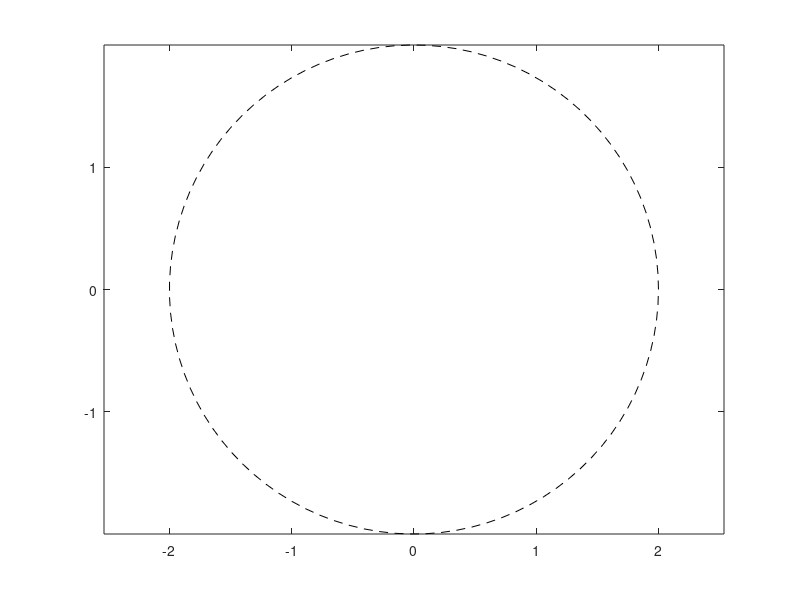

Here is the MATLAB script that generated this plot:
%% Ejercicio 14

% Representación de circunferencia centro orgigen (0,0) y radio 2


t = linspace (0,2*pi);
x = 2*cos(t);
y = 2*sin(t);
plot (x,y,'LineStyle','--','Color','k')
axis equal

shg
